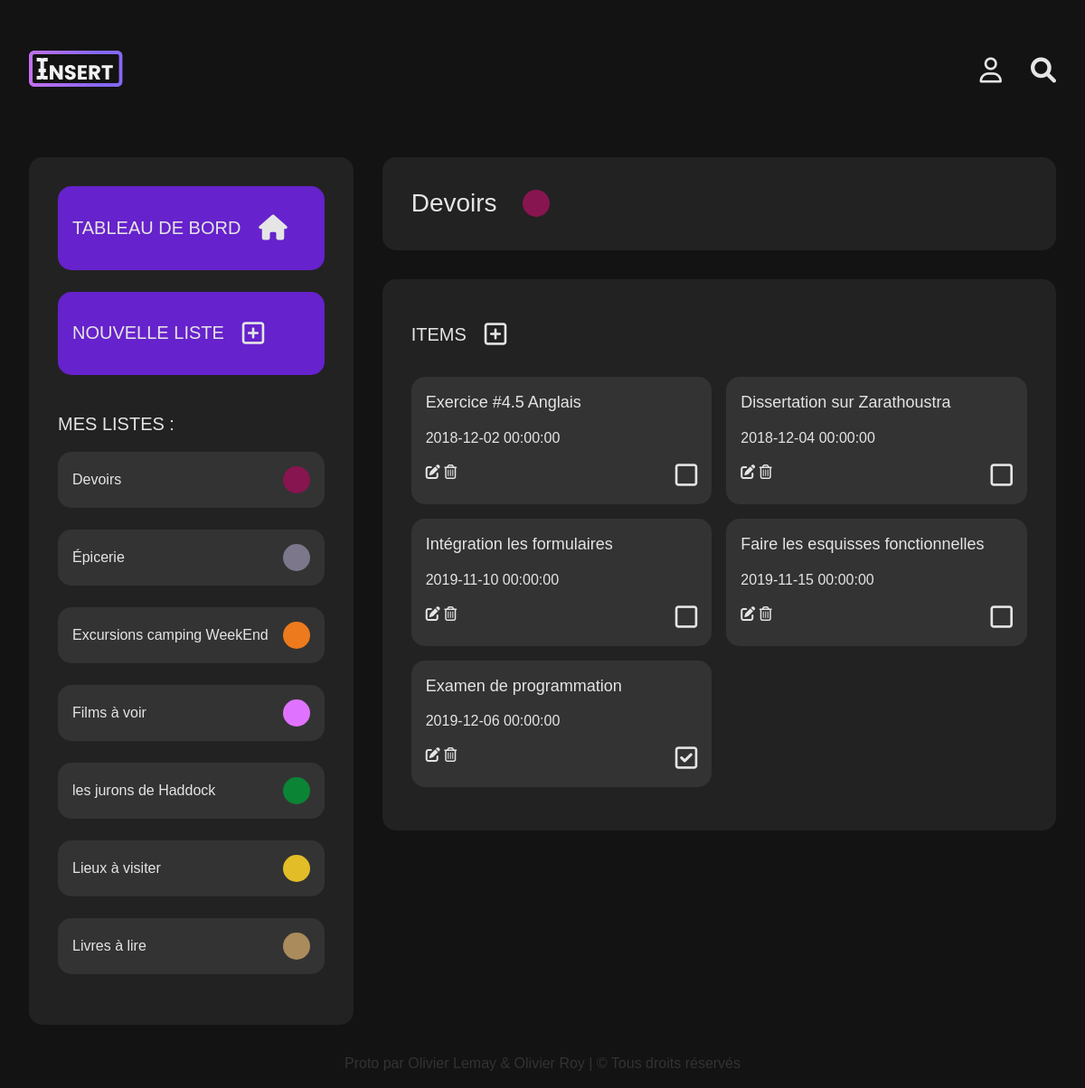
Screenshot of /index.php?page=items&action=afficher&id_liste=2 with the database file from the repository.
### tables this page shows
CREATE TABLE `listes` (
  `id` int(10) UNSIGNED NOT NULL,
  `nom` varchar(55) NOT NULL COMMENT 'limite de 25 caractères',
  `couleur_id` int(10) UNSIGNED NOT NULL,
  `utilisateur_id` int(10) UNSIGNED NOT NULL
);

CREATE TABLE `couleurs` (
  `id` int(10) UNSIGNED NOT NULL,
  `nom_fr` varchar(25) NOT NULL,
  `nom_en` varchar(25) NOT NULL,
  `hexadecimal` varchar(6) NOT NULL,
  `rgb` varchar(13) NOT NULL
);

CREATE TABLE `items` (
  `id` int(10) UNSIGNED NOT NULL,
  `nom` varchar(55) NOT NULL,
  `echeance` datetime DEFAULT NULL,
  `est_complete` tinyint(1) NOT NULL DEFAULT '0',
  `liste_id` int(10) UNSIGNED NOT NULL
);

### public/app/Items.php (called while the page is built, shortened)
<?php
class Items
{
    private $obj_donnees = null;
    public function __construct($obj_mod)
    {
        $this->obj_donnees=$obj_mod;
    }
	public function afficher($id_liste)
    {
        $this->arr_listes = $this->obj_donnees->trouverListes();
		$this->arr_items = $this->obj_donnees->trouverItems($id_liste);
        $this->arr_liste = $this->obj_donnees->trouverUneListe($id_liste);
        $this->str_titrePage= $this->arr_liste["nom"];
        $this->str_hexa = " #" . $this->arr_liste["hexadecimal"];
        $this->str_nomListe = "Items";
        include_once("liaisons/fragments/header.inc.php");
        include_once ("liaisons/fragments/contenuhaut.inc.php");
        include_once ("liaisons/fragments/items.inc.php");
        include_once ("liaisons/fragments/contenubas.inc.php");
        include_once("liaisons/fragments/footer.inc.php");
    }
}

### public/index.php (called while the page is built, shortened)
<?php
$monApp = new App();
$monApp->demarrer();
?>

### public/app/ModeleTOFU.php (called while the page is built, shortened)
<?php
class ModeleTOFU
{
    private $obj_pdo=null;
    public function __construct($obj_connexion)
    {
        $this->obj_pdo=$obj_connexion;
    }
    public function trouverListes(): array{
        $str_sql = 'SELECT listes.id, listes.nom, couleurs.hexadecimal
                    FROM listes
                    INNER JOIN couleurs ON listes.couleur_id = couleurs.id
                    ORDER BY listes.nom ASC
                    ';
        $obj_stmt = $this->obj_pdo->prepare($str_sql);
        $obj_stmt->execute();
        $arr_listes = $obj_stmt->fetchAll();
        return $arr_listes;
    }
    public function trouverUneListe($id_liste): array{
        $str_sql = 'SELECT listes.id, listes.nom, couleurs.hexadecimal, listes.couleur_id
                    FROM listes
                    INNER JOIN couleurs ON listes.couleur_id = couleurs.id
                    WHERE listes.id='.$id_liste.'
                   ';
        $obj_stmt = $this->obj_pdo->prepare($str_sql);
        $obj_stmt->execute();
        $arr_liste = $obj_stmt->fetch();
        return $arr_liste;
    }
    public function trouverItems($id_liste): array{
        $str_sql = 'SELECT *
                    FROM items
                    WHERE liste_id='.$id_liste.'
                    ORDER BY echeance ASC
                    ';
        $obj_stmt = $this->obj_pdo->prepare($str_sql);
        $obj_stmt->execute();
        $arr_items = $obj_stmt->fetchAll();
        return $arr_items;
    }
}

### public/liaisons/fragments/items.inc.php (the view, shortened to what this page needs)
<section>
    <div class="etiquette">
        <h2> <?php echo $this->str_nomListe; ?> </h2>
        <a href="index.php?page=items&action=afficherAjouter&id_liste=<?php echo $_GET['id_liste']; ?>"><i class="far fa-plus-square titreNiveau1"></i></a>
    </div>
    <ul class="liste">
        <?php foreach ($this->arr_items as $item){ ?>
            <li>
                <div class="liste--bulle">
                    <div class="liste--bulle--content-top">
                        <h3><?php echo $item['nom']; ?></h3>
                        <p><?php echo $item['echeance']; ?></p>
                    </div>
                    <div class="liste--bulle--content-bottom">
                        <div>
                            <a href="index.php?page=items&action=afficherModifier&id_item=<?php echo $item['id']; ?>">
                                <i class="fas fa-edit"></i>
                            </a>
                            <a href="#modale_item<?php echo $item['id']; ?>">
                                <i class="far fa-trash-alt"></i>
                            </a>
                        </div>
                        <?php
                        if($item['est_complete']=='1'){?>
                            <a href="index.php?page=items&action=changerEtatCompleter&id_item=<?php echo $item['id']; ?>&est_complete=0&id_liste=<?php echo $item['liste_id']; ?>">
                                <i class="far fa-check-square titreNiveau1"></i>                            </a>
                        <?php } else {?>
                            <a href="index.php?page=items&action=changerEtatCompleter&id_item=<?php echo $item['id']; ?>&est_complete=1&id_liste=<?php echo $item['liste_id']; ?>">
                                <i class="far fa-square titreNiveau1"></i>
                            </a>
                        <?php } ?>
                    </div>
                </div>
            </li>
        <?php } ?>
    </ul>
</section>

### public/liaisons/fragments/contenuhaut.inc.php (shortened to what this page needs)
<main class="container">
    <?php if(isset($_GET['page'])){ ?>
        <aside class="conteneur_gauche">
            <nav class="menu menu--bureau">
                <ul>
                <li class="" id="btn-nav">
                    <a href="index.php">
                        <div class="etiquette">
                            <h2>Tableau de bord</h2>
                            <i class="fas fa-home titreNiveau1"></i>
                        </div>
                    </a>
                </li>
                    <?php if($_GET['page'] != "listes") { ?>
                <li class="" id="btn-nav">
                    <a href="index.php?page=listes&action=afficherAjouter">
                        <div class="etiquette">
                            <h2>Nouvelle liste</h2>
                            <i class="far fa-plus-square titreNiveau1"></i></div>
                    </a>
                </li>
                    <?php } ?>
                </ul>
                <h2>Mes Listes :</h2>
                <ul class="">
                    <?php foreach ($this->arr_listes as $arr_liste){ ?>
                        <li class="">
                            <a href="index.php?page=items&action=afficher&id_liste=<?php echo $arr_liste['id'];?>"><?php echo  $arr_liste['nom'];?></a><div class="couleur" style="background-color: #<?php echo $arr_liste['hexadecimal']; ?>"></div>
                        </li>
                    <?php } ?>
                </ul>
            </nav>
        </aside>
    <?php  }else { ?>
    <?php } ?>
    <div class="conteneur_droit">
        <div class="titre">
        <div class="etiquette">
                <h1><?php echo $this->str_titrePage; ?></h1>
            <?php if(isset($_GET['page'])  ==  "items"){ ?>
            <div class="couleur" style="background-color: <?php echo $this->str_hexa; ?>"></div><?php } ?>
        </div>
        </div>

### public/liaisons/css/styles.css (style rules this page uses)
html { font-family: sans-serif; -ms-text-size-adjust: 100%; -webkit-text-size-adjust: 100%; }
body { margin: 0; }
article, aside, details, figcaption, figure, footer, header, hgroup, main, menu, nav, section, summary { display: block; }
a { background-color: transparent; }
h1 { font-size: 2em; margin: 0.67em 0; }
body { background-color: #131313; }
main { display: flex; }
@media (min-width: 800px) { .conteneur_gauche { margin-left: 2em; } }
.conteneur_droit { margin-top: 1em; margin-inline: 2em; flex: 1; border-radius: 15px; height: max-content; }
.titre { padding: 2em; background-color: #33333380; border-radius: 15px; }
.etiquette { display: flex; justify-content: space-between; align-items: center; width: max-content; }
.etiquette :first-child { padding-right: 1em; }
section { background-color: #33333380; padding: 2em; border-radius: 15px; margin-block-start: 2em; width: 100%; }
.liste { display: grid; grid-auto-flow: row; grid-template-columns: repeat(auto-fit, minmax(250px, 1fr)); grid-template-rows: max-content max-content; gap: 1em; padding: 0; list-style-type: none; width: 100%; }
.liste--bulle { background-color: #333333; display: flex; flex-direction: column; justify-content: space-between; align-items: flex-start; height: 100%; padding: 1em; border-radius: 15px; }
.liste--bulle h3 { padding: 0; margin: 0; }
.liste--bulle--content-top { width: 100%; display: flex; flex-direction: column; justify-content: space-between; height: 100%; }
.liste--bulle--content-bottom { display: flex; width: 100%; justify-content: space-between; }
.container { max-width: 1200px; margin-inline: auto; }
.couleur { min-width: 3rem; min-height: 3rem; width: 3rem; height: 3rem; border-radius: 50%; padding: 0; margin: 0; }
html { box-sizing: border-box; }
*, *:before, *:after { box-sizing: inherit; }
html { font-size: 62.5%; }
body { font-family: Arial, sans-serif; font-size: 16px; font-size: 1.6rem; line-height: 1.375; color: #E5E5E5FF; }
h1, .titreNiveau1, h2, .titreNiveau2, h3, .titreNiveau3 { font-family: Futura, sans-serif; font-weight: 500; }
h1, .titreNiveau1 { font-size: 28px; font-size: 2.8rem; margin: 0; }
h2, .titreNiveau2 { font-size: 20px; font-size: 2rem; text-transform: uppercase; }
h3, .titreNiveau3 { font-size: 18px; font-size: 1.8rem; }
a, .a { color: #E5E5E5FF; text-decoration: none; }
.menu--bureau { display: none; }
@media (min-width: 800px) { .menu--bureau { display: block; } }
.menu { background-color: #33333380; width: 100%; margin: 0; border-radius: 15px; margin-block: 1em; padding: 2em; }
.menu--bureau { display: none; width: 100%; padding-inline: 2em; }
.menu--bureau ul { display: flex; flex-direction: column; justify-content: space-around; align-items: flex-start; padding: 0; margin: 0; width: 100%; }
.menu--bureau li { background-color: #333333; padding: 1em; margin-bottom: 1.5em; border-radius: 15px; display: flex; justify-content: space-between; align-items: center; width: 100%; }
.menu--bureau li a { margin-right: 1em; height: 100%; width: 100%; display: block; }
#btn-nav { background-color: #6622CC; margin-inline: auto; }

### rows the page displays
listes: nom "Devoirs"
listes: nom "Épicerie"
listes: nom "Excursions camping WeekEnd"
listes: nom "Films à voir"
listes: nom "les jurons de Haddock"
listes: nom "Lieux à visiter"
listes: nom "Livres à lire"
items: nom "Exercice #4.5 Anglais", echeance "2018-12-02 00:00:00"
items: nom "Dissertation sur Zarathoustra", echeance "2018-12-04 00:00:00"
items: nom "Intégration les formulaires", echeance "2019-11-10 00:00:00"
items: nom "Faire les esquisses fonctionnelles", echeance "2019-11-15 00:00:00"
items: nom "Examen de programmation", echeance "2019-12-06 00:00:00"

### other values shown
$this->str_nomListe "ITEMS"
